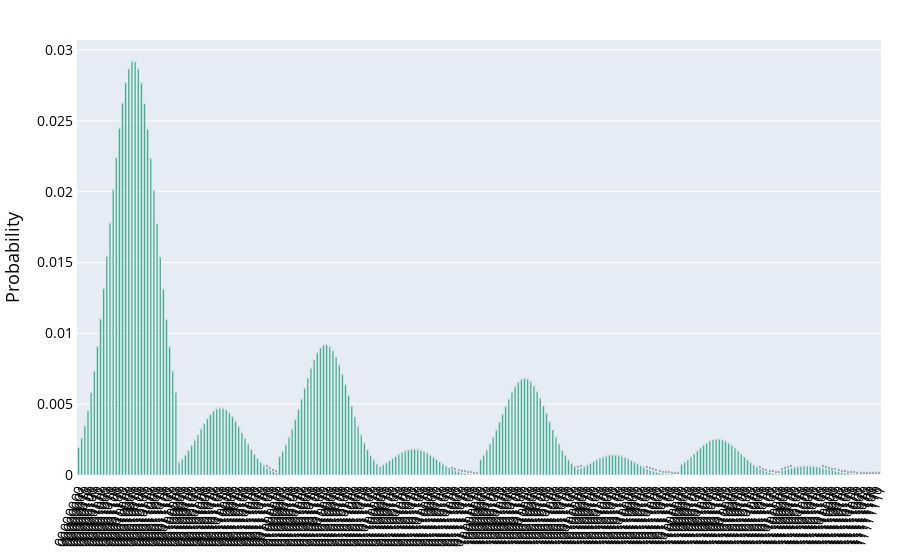

The notebook cell saved with this chart:
### Code cell
job = execute(uncertainty_model, backend=Aer.get_backend('statevector_simulator'))
probability_distribution(job.result().get_counts())

### Figure 1 — Plotly figure (JSON) as saved in the notebook; plotly's stock layout.template omitted (floating-point values rounded to 4 significant figures; data arrays with more than 128 entries replaced by an {"elided": "..."} marker saying what was removed)
{"data": [{"hoverinfo": "text", "hovertext": {"elided": "256 str values"}, "marker": {"color": "#1b9e77"}, "name": "", "text": {"elided": "256 float values"}, "textposition": "auto", "type": "bar", "width": 0.5, "x": {"elided": "256 int values"}, "y": {"elided": "256 float values"}}], "layout": {"font": {"color": "black"}, "margin": {"b": 10, "l": 50, "r": 10, "t": 40}, "paper_bgcolor": "white", "showlegend": false, "title": {"font": {"size": 20}, "x": 0.5}, "xaxis": {"linewidth": 1, "showline": true, "tickangle": -70, "tickfont": {"size": 14}, "ticktext": {"elided": "256 str values"}, "tickvals": {"elided": "256 int values"}}, "yaxis": {"linewidth": 1, "showline": true, "tickfont": {"size": 14}, "title": {"font": {"size": 18}, "text": "Probability"}}}}
